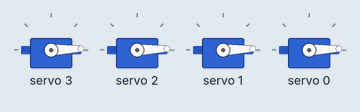
The sketch below on a simulated Arduino Uno, built with avr-gcc and run on an emulated ATmega328P. Shown: 4 × servo.

Above: at 0.05 s.
At 1.8 s:
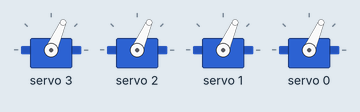
At 2.8 s:
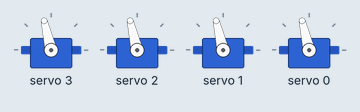
At 3.55 s:
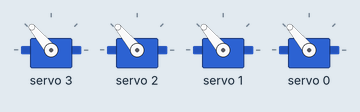
At 5.3 s:
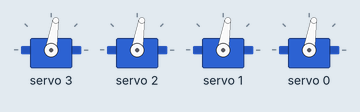
At 7.1 s:
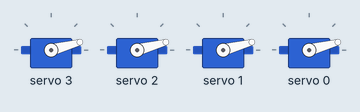
Timing chart, 0 to 9.8 s (numbered marks = the images above):
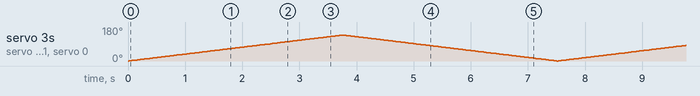

The sketch:

steering_test.ino
```cpp
#include "HCPCA9685.h"

/* I2C slave address for the device/module. For the HCMODU0097 the default I2C address
   is 0x40 */
#define  I2CAdd 0x40


/* Create an instance of the library */
HCPCA9685 HCPCA9685(I2CAdd);


void setup()
{
  /* Initialise the library and set it to 'servo mode' */
  HCPCA9685.Init(SERVO_MODE);

  /* Wake the device up */
  HCPCA9685.Sleep(false);
}


void loop()
{
  unsigned int Pos;

  /* Sweep the servo back and forth from its minimum to maximum position.
     If your servo is hitting its end stops then you  should adjust the
     values so that the servo can sweep though its full range without hitting
     the end stops. You can adjust the min & max positions by altering
     the trim values in the libraries HCPCA9685.h file*/
  for(Pos = 10; Pos < 300; Pos++)
  {
    /* This function sets the servos position. It takes two parameters,
     * the first is the servo to control, and the second is the servo
     * position. */
    HCPCA9685.Servo(3, Pos);
    HCPCA9685.Servo(2, Pos);
    HCPCA9685.Servo(1, Pos);
    HCPCA9685.Servo(0, Pos);
    delay(10);
  }

  for(Pos = 300; Pos >= 10; Pos--)
  {
    HCPCA9685.Servo(0, Pos);
    HCPCA9685.Servo(1, Pos);
    HCPCA9685.Servo(2, Pos);
    HCPCA9685.Servo(3, Pos);
    delay(10);
  }
}
```
